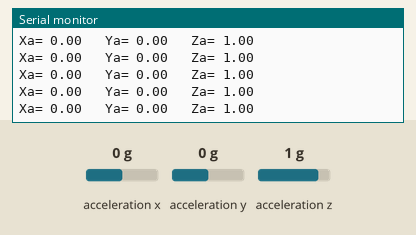
Bench run of a sketch on a simulated Arduino Uno, built with avr-gcc and run on an emulated ATmega328P. Shown: the last lines printed to the serial monitor. Wiring (inferred from the names in the program): ADXL345 accelerometer at I2C address 0x53. The test bench sets the inputs (shaded band); at power-on: acceleration x 0 g, acceleration y 0 g, acceleration z 1 g.

Above: at 1.2 s.
1.3 s: acceleration x set to -1.4 g
At 2.4 s:
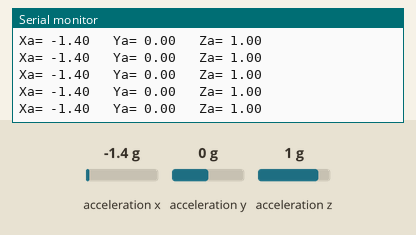
4.3 s: acceleration x set to 0 g
At 5.4 s:
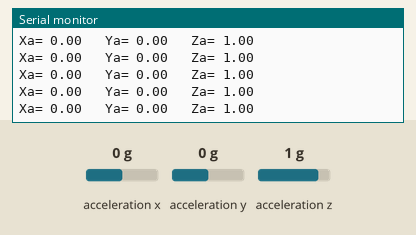
7.3 s: acceleration y set to -1.4 g
At 7.9 s:
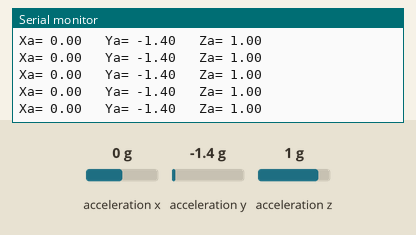
10.3 s: acceleration z set to -1.4 g
At 11.4 s:
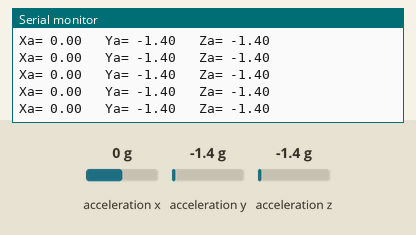
19.3 s: acceleration y set to 0 g
At 19.8 s:
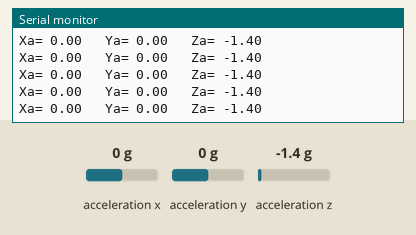
25.3 s: acceleration x set to -0.8 g
At 26.1 s:
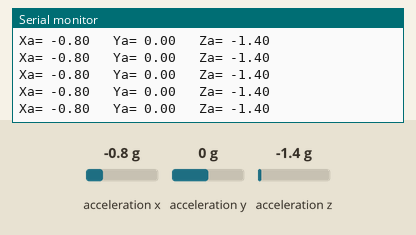
Timing chart, 0 to 28.3 s (numbered marks = the images above; inputs shaded):
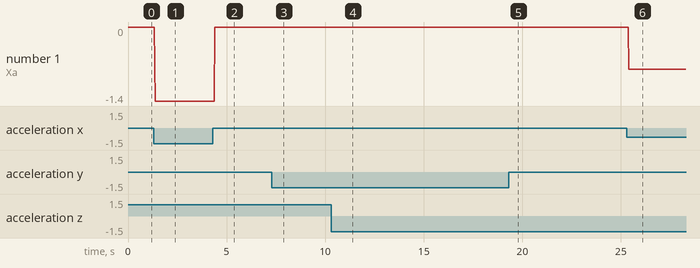

The sketch:

ADXL345_accelerometer_reading_-_Dejan.ino
```cpp
#include <ADXL345.h>

//#include <Adafruit_ADXL345_U.h>

/*
    Arduino and ADXL345 Accelerometer Tutorial
     by Dejan, https://howtomechatronics.com
*/

#include <Wire.h>  // Wire library - used for I2C communication


int ADXL345 = 0x53; // The ADXL345 sensor I2C address

float X_out, Y_out, Z_out;  // Outputs

void setup() {
  Serial.begin(9600); // Initiate serial communication for printing the results on the Serial monitor
  Wire.begin(); // Initiate the Wire library
  // Set ADXL345 in measuring mode
  Wire.beginTransmission(ADXL345); // Start communicating with the device
  Wire.write(0x2D); // Access/ talk to POWER_CTL Register - 0x2D
  // Enable measurement
  Wire.write(8); // (8dec -> 0000 1000 binary) Bit D3 High for measuring enable
  Wire.endTransmission();
  delay(10);
}

void loop() {
  // === Read acceleromter data === //
  Wire.beginTransmission(ADXL345);
  Wire.write(0x32); // Start with register 0x32 (ACCEL_XOUT_H)
  Wire.endTransmission(false);
  Wire.requestFrom(ADXL345, 6, true); // Read 6 registers total, each axis value is stored in 2 registers
  X_out = ( Wire.read()| Wire.read() << 8); // X-axis value
  X_out = X_out/256; //For a range of +-2g, we need to divide the raw values by 256, according to the datasheet
  Y_out = ( Wire.read()| Wire.read() << 8); // Y-axis value
  Y_out = Y_out/256;
  Z_out = ( Wire.read()| Wire.read() << 8); // Z-axis value
  Z_out = Z_out/256;

  Serial.print("Xa= ");
  Serial.print(X_out);
  Serial.print("   Ya= ");
  Serial.print(Y_out);
  Serial.print("   Za= ");
  Serial.println(Z_out);
}
```

Measured:
- after the input at 1.3 s, the serial monitor: prints a new line after 0.08 s (image 1)
- after the input at 7.3 s, the serial monitor: prints a new line after 0.09 s (image 3)
- after the input at 10.3 s, the serial monitor: prints a new line after 0.08 s (image 4)
- after the input at 19.3 s, the serial monitor: prints a new line after 0.09 s (image 5)
- after the input at 25.3 s, the serial monitor: prints a new line after 0.10 s (image 6)
- plotted number 1: 0 → -1.4 after the input at 1.3 s, 0 → -0.8 after the input at 25.3 s
